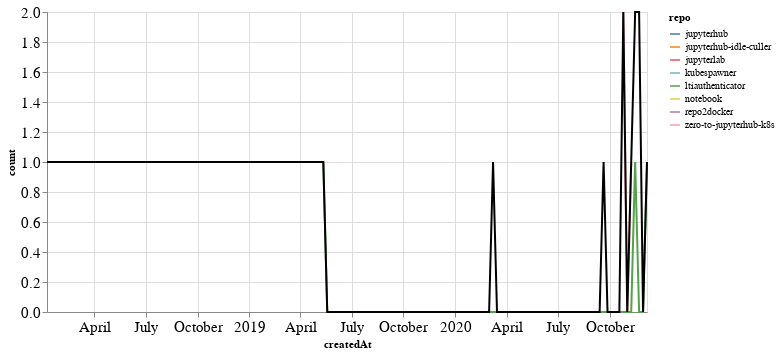

Notebook code for this chart:
### Markdown cell above
### PRs

### Code cell
prs_time = prs.groupby('repo').resample('W', on='createdAt').count()['author'].reset_index()
prs_time = prs_time.rename(columns={'author': 'count'})
prs_time_total = prs_time.groupby('createdAt').agg({"count": "sum"}).reset_index()

ch1 = alt.Chart(prs_time, width=600).mark_line().encode(
    x='createdAt',
    y='count',
    color='repo',
    tooltip="repo"
)

ch2 = alt.Chart(prs_time_total, width=600).mark_line(color="black").encode(
    x='createdAt',
    y='count',
)

ch1 + ch2

### Figure 1 — Vega-Lite specification as saved in the notebook (floating-point values rounded to 4 significant figures)
{"config": {"axisLeft": {"labelFontSize": 15}, "axisBottom": {"labelFontSize": 15}}, "layer": [{"data": {"name": "data-3ed80bddff91a4e72d06148c206bf8ee"}, "mark": "line", "encoding": {"color": {"type": "nominal", "field": "repo"}, "tooltip": {"type": "nominal", "field": "repo"}, "x": {"type": "temporal", "field": "createdAt"}, "y": {"type": "quantitative", "field": "count"}}, "width": 600}, {"data": {"name": "data-507bf327bf06923371f99fa3ae689d3c"}, "mark": {"type": "line", "color": "black"}, "encoding": {"x": {"type": "temporal", "field": "createdAt"}, "y": {"type": "quantitative", "field": "count"}}, "width": 600}], "$schema": "https://vega.github.io/schema/vega-lite/v4.8.1.json", "datasets": {"data-3ed80bddff91a4e72d06148c206bf8ee": [{"repo": "jupyterhub", "createdAt": "2020-09-20T00:00:00", "count": 1}, {"repo": "jupyterhub-idle-culler", "createdAt": "2020-11-15T00:00:00", "count": 1}, {"repo": "jupyterlab", "createdAt": "2020-11-22T00:00:00", "count": 1}, {"repo": "kubespawner", "createdAt": "2018-01-07T00:00:00", "count": 1}, {"repo": "ltiauthenticator", "createdAt": "2019-05-12T00:00:00", "count": 1}, {"repo": "ltiauthenticator", "createdAt": "2019-05-19T00:00:00", "count": 0}, {"repo": "ltiauthenticator", "createdAt": "2019-05-26T00:00:00", "count": 0}, {"repo": "ltiauthenticator", "createdAt": "2019-06-02T00:00:00", "count": 0}, {"repo": "ltiauthenticator", "createdAt": "2019-06-09T00:00:00", "count": 0}, {"repo": "ltiauthenticator", "createdAt": "2019-06-16T00:00:00", "count": 0}, {"repo": "ltiauthenticator", "createdAt": "2019-06-23T00:00:00", "count": 0}, {"repo": "ltiauthenticator", "createdAt": "2019-06-30T00:00:00", "count": 0}, {"repo": "ltiauthenticator", "createdAt": "2019-07-07T00:00:00", "count": 0}, {"repo": "ltiauthenticator", "createdAt": "2019-07-14T00:00:00", "count": 0}, {"repo": "ltiauthenticator", "createdAt": "2019-07-21T00:00:00", "count": 0}, {"repo": "ltiauthenticator", "createdAt": "2019-07-28T00:00:00", "count": 0}, {"repo": "ltiauthenticator", "createdAt": "2019-08-04T00:00:00", "count": 0}, {"repo": "ltiauthenticator", "createdAt": "2019-08-11T00:00:00", "count": 0}, {"repo": "ltiauthenticator", "createdAt": "2019-08-18T00:00:00", "count": 0}, {"repo": "ltiauthenticator", "createdAt": "2019-08-25T00:00:00", "count": 0}, {"repo": "ltiauthenticator", "createdAt": "2019-09-01T00:00:00", "count": 0}, {"repo": "ltiauthenticator", "createdAt": "2019-09-08T00:00:00", "count": 0}, {"repo": "ltiauthenticator", "createdAt": "2019-09-15T00:00:00", "count": 0}, {"repo": "ltiauthenticator", "createdAt": "2019-09-22T00:00:00", "count": 0}, {"repo": "ltiauthenticator", "createdAt": "2019-09-29T00:00:00", "count": 0}, {"repo": "ltiauthenticator", "createdAt": "2019-10-06T00:00:00", "count": 0}, {"repo": "ltiauthenticator", "createdAt": "2019-10-13T00:00:00", "count": 0}, {"repo": "ltiauthenticator", "createdAt": "2019-10-20T00:00:00", "count": 0}, {"repo": "ltiauthenticator", "createdAt": "2019-10-27T00:00:00", "count": 0}, {"repo": "ltiauthenticator", "createdAt": "2019-11-03T00:00:00", "count": 0}, {"repo": "ltiauthenticator", "createdAt": "2019-11-10T00:00:00", "count": 0}, {"repo": "ltiauthenticator", "createdAt": "2019-11-17T00:00:00", "count": 0}, {"repo": "ltiauthenticator", "createdAt": "2019-11-24T00:00:00", "count": 0}, {"repo": "ltiauthenticator", "createdAt": "2019-12-01T00:00:00", "count": 0}, {"repo": "ltiauthenticator", "createdAt": "2019-12-08T00:00:00", "count": 0}, {"repo": "ltiauthenticator", "createdAt": "2019-12-15T00:00:00", "count": 0}, {"repo": "ltiauthenticator", "createdAt": "2019-12-22T00:00:00", "count": 0}, {"repo": "ltiauthenticator", "createdAt": "2019-12-29T00:00:00", "count": 0}, {"repo": "ltiauthenticator", "createdAt": "2020-01-05T00:00:00", "count": 0}, {"repo": "ltiauthenticator", "createdAt": "2020-01-12T00:00:00", "count": 0}, {"repo": "ltiauthenticator", "createdAt": "2020-01-19T00:00:00", "count": 0}, {"repo": "ltiauthenticator", "createdAt": "2020-01-26T00:00:00", "count": 0}, {"repo": "ltiauthenticator", "createdAt": "2020-02-02T00:00:00", "count": 0}, {"repo": "ltiauthenticator", "createdAt": "2020-02-09T00:00:00", "count": 0}, {"repo": "ltiauthenticator", "createdAt": "2020-02-16T00:00:00", "count": 0}, {"repo": "ltiauthenticator", "createdAt": "2020-02-23T00:00:00", "count": 0}, {"repo": "ltiauthenticator", "createdAt": "2020-03-01T00:00:00", "count": 0}, {"repo": "ltiauthenticator", "createdAt": "2020-03-08T00:00:00", "count": 0}, {"repo": "ltiauthenticator", "createdAt": "2020-03-15T00:00:00", "count": 0}, {"repo": "ltiauthenticator", "createdAt": "2020-03-22T00:00:00", "count": 0}, {"repo": "ltiauthenticator", "createdAt": "2020-03-29T00:00:00", "count": 0}, {"repo": "ltiauthenticator", "createdAt": "2020-04-05T00:00:00", "count": 0}, {"repo": "ltiauthenticator", "createdAt": "2020-04-12T00:00:00", "count": 0}, {"repo": "ltiauthenticator", "createdAt": "2020-04-19T00:00:00", "count": 0}, {"repo": "ltiauthenticator", "createdAt": "2020-04-26T00:00:00", "count": 0}, {"repo": "ltiauthenticator", "createdAt": "2020-05-03T00:00:00", "count": 0}, {"repo": "ltiauthenticator", "createdAt": "2020-05-10T00:00:00", "count": 0}, {"repo": "ltiauthenticator", "createdAt": "2020-05-17T00:00:00", "count": 0}, {"repo": "ltiauthenticator", "createdAt": "2020-05-24T00:00:00", "count": 0}, {"repo": "ltiauthenticator", "createdAt": "2020-05-31T00:00:00", "count": 0}, {"repo": "ltiauthenticator", "createdAt": "2020-06-07T00:00:00", "count": 0}, {"repo": "ltiauthenticator", "createdAt": "2020-06-14T00:00:00", "count": 0}, {"repo": "ltiauthenticator", "createdAt": "2020-06-21T00:00:00", "count": 0}, {"repo": "ltiauthenticator", "createdAt": "2020-06-28T00:00:00", "count": 0}, {"repo": "ltiauthenticator", "createdAt": "2020-07-05T00:00:00", "count": 0}, {"repo": "ltiauthenticator", "createdAt": "2020-07-12T00:00:00", "count": 0}, {"repo": "ltiauthenticator", "createdAt": "2020-07-19T00:00:00", "count": 0}, {"repo": "ltiauthenticator", "createdAt": "2020-07-26T00:00:00", "count": 0}, {"repo": "ltiauthenticator", "createdAt": "2020-08-02T00:00:00", "count": 0}, {"repo": "ltiauthenticator", "createdAt": "2020-08-09T00:00:00", "count": 0}, {"repo": "ltiauthenticator", "createdAt": "2020-08-16T00:00:00", "count": 0}, {"repo": "ltiauthenticator", "createdAt": "2020-08-23T00:00:00", "count": 0}, {"repo": "ltiauthenticator", "createdAt": "2020-08-30T00:00:00", "count": 0}, {"repo": "ltiauthenticator", "createdAt": "2020-09-06T00:00:00", "count": 0}, {"repo": "ltiauthenticator", "createdAt": "2020-09-13T00:00:00", "count": 0}, {"repo": "ltiauthenticator", "createdAt": "2020-09-20T00:00:00", "count": 0}, {"repo": "ltiauthenticator", "createdAt": "2020-09-27T00:00:00", "count": 0}, {"repo": "ltiauthenticator", "createdAt": "2020-10-04T00:00:00", "count": 0}, {"repo": "ltiauthenticator", "createdAt": "2020-10-11T00:00:00", "count": 0}, {"repo": "ltiauthenticator", "createdAt": "2020-10-18T00:00:00", "count": 0}, {"repo": "ltiauthenticator", "createdAt": "2020-10-25T00:00:00", "count": 0}, {"repo": "ltiauthenticator", "createdAt": "2020-11-01T00:00:00", "count": 0}, {"repo": "ltiauthenticator", "createdAt": "2020-11-08T00:00:00", "count": 0}, {"repo": "ltiauthenticator", "createdAt": "2020-11-15T00:00:00", "count": 1}, {"repo": "ltiauthenticator", "createdAt": "2020-11-22T00:00:00", "count": 0}, {"repo": "ltiauthenticator", "createdAt": "2020-11-29T00:00:00", "count": 0}, {"repo": "ltiauthenticator", "createdAt": "2020-12-06T00:00:00", "count": 1}, {"repo": "notebook", "createdAt": "2020-11-22T00:00:00", "count": 1}, {"repo": "repo2docker", "createdAt": "2020-03-08T00:00:00", "count": 1}, {"repo": "zero-to-jupyterhub-k8s", "createdAt": "2020-10-25T00:00:00", "count": 2}, {"repo": "zero-to-jupyterhub-k8s", "createdAt": "2020-11-01T00:00:00", "count": 0}, {"repo": "zero-to-jupyterhub-k8s", "createdAt": "2020-11-08T00:00:00", "count": 1}], "data-507bf327bf06923371f99fa3ae689d3c": [{"createdAt": "2018-01-07T00:00:00", "count": 1}, {"createdAt": "2019-05-12T00:00:00", "count": 1}, {"createdAt": "2019-05-19T00:00:00", "count": 0}, {"createdAt": "2019-05-26T00:00:00", "count": 0}, {"createdAt": "2019-06-02T00:00:00", "count": 0}, {"createdAt": "2019-06-09T00:00:00", "count": 0}, {"createdAt": "2019-06-16T00:00:00", "count": 0}, {"createdAt": "2019-06-23T00:00:00", "count": 0}, {"createdAt": "2019-06-30T00:00:00", "count": 0}, {"createdAt": "2019-07-07T00:00:00", "count": 0}, {"createdAt": "2019-07-14T00:00:00", "count": 0}, {"createdAt": "2019-07-21T00:00:00", "count": 0}, {"createdAt": "2019-07-28T00:00:00", "count": 0}, {"createdAt": "2019-08-04T00:00:00", "count": 0}, {"createdAt": "2019-08-11T00:00:00", "count": 0}, {"createdAt": "2019-08-18T00:00:00", "count": 0}, {"createdAt": "2019-08-25T00:00:00", "count": 0}, {"createdAt": "2019-09-01T00:00:00", "count": 0}, {"createdAt": "2019-09-08T00:00:00", "count": 0}, {"createdAt": "2019-09-15T00:00:00", "count": 0}, {"createdAt": "2019-09-22T00:00:00", "count": 0}, {"createdAt": "2019-09-29T00:00:00", "count": 0}, {"createdAt": "2019-10-06T00:00:00", "count": 0}, {"createdAt": "2019-10-13T00:00:00", "count": 0}, {"createdAt": "2019-10-20T00:00:00", "count": 0}, {"createdAt": "2019-10-27T00:00:00", "count": 0}, {"createdAt": "2019-11-03T00:00:00", "count": 0}, {"createdAt": "2019-11-10T00:00:00", "count": 0}, {"createdAt": "2019-11-17T00:00:00", "count": 0}, {"createdAt": "2019-11-24T00:00:00", "count": 0}, {"createdAt": "2019-12-01T00:00:00", "count": 0}, {"createdAt": "2019-12-08T00:00:00", "count": 0}, {"createdAt": "2019-12-15T00:00:00", "count": 0}, {"createdAt": "2019-12-22T00:00:00", "count": 0}, {"createdAt": "2019-12-29T00:00:00", "count": 0}, {"createdAt": "2020-01-05T00:00:00", "count": 0}, {"createdAt": "2020-01-12T00:00:00", "count": 0}, {"createdAt": "2020-01-19T00:00:00", "count": 0}, {"createdAt": "2020-01-26T00:00:00", "count": 0}, {"createdAt": "2020-02-02T00:00:00", "count": 0}, {"createdAt": "2020-02-09T00:00:00", "count": 0}, {"createdAt": "2020-02-16T00:00:00", "count": 0}, {"createdAt": "2020-02-23T00:00:00", "count": 0}, {"createdAt": "2020-03-01T00:00:00", "count": 0}, {"createdAt": "2020-03-08T00:00:00", "count": 1}, {"createdAt": "2020-03-15T00:00:00", "count": 0}, {"createdAt": "2020-03-22T00:00:00", "count": 0}, {"createdAt": "2020-03-29T00:00:00", "count": 0}, {"createdAt": "2020-04-05T00:00:00", "count": 0}, {"createdAt": "2020-04-12T00:00:00", "count": 0}, {"createdAt": "2020-04-19T00:00:00", "count": 0}, {"createdAt": "2020-04-26T00:00:00", "count": 0}, {"createdAt": "2020-05-03T00:00:00", "count": 0}, {"createdAt": "2020-05-10T00:00:00", "count": 0}, {"createdAt": "2020-05-17T00:00:00", "count": 0}, {"createdAt": "2020-05-24T00:00:00", "count": 0}, {"createdAt": "2020-05-31T00:00:00", "count": 0}, {"createdAt": "2020-06-07T00:00:00", "count": 0}, {"createdAt": "2020-06-14T00:00:00", "count": 0}, {"createdAt": "2020-06-21T00:00:00", "count": 0}, {"createdAt": "2020-06-28T00:00:00", "count": 0}, {"createdAt": "2020-07-05T00:00:00", "count": 0}, {"createdAt": "2020-07-12T00:00:00", "count": 0}, {"createdAt": "2020-07-19T00:00:00", "count": 0}, {"createdAt": "2020-07-26T00:00:00", "count": 0}, {"createdAt": "2020-08-02T00:00:00", "count": 0}, {"createdAt": "2020-08-09T00:00:00", "count": 0}, {"createdAt": "2020-08-16T00:00:00", "count": 0}, {"createdAt": "2020-08-23T00:00:00", "count": 0}, {"createdAt": "2020-08-30T00:00:00", "count": 0}, {"createdAt": "2020-09-06T00:00:00", "count": 0}, {"createdAt": "2020-09-13T00:00:00", "count": 0}, {"createdAt": "2020-09-20T00:00:00", "count": 1}, {"createdAt": "2020-09-27T00:00:00", "count": 0}, {"createdAt": "2020-10-04T00:00:00", "count": 0}, {"createdAt": "2020-10-11T00:00:00", "count": 0}, {"createdAt": "2020-10-18T00:00:00", "count": 0}, {"createdAt": "2020-10-25T00:00:00", "count": 2}, {"createdAt": "2020-11-01T00:00:00", "count": 0}, {"createdAt": "2020-11-08T00:00:00", "count": 1}, {"createdAt": "2020-11-15T00:00:00", "count": 2}, {"createdAt": "2020-11-22T00:00:00", "count": 2}, {"createdAt": "2020-11-29T00:00:00", "count": 0}, {"createdAt": "2020-12-06T00:00:00", "count": 1}]}}
